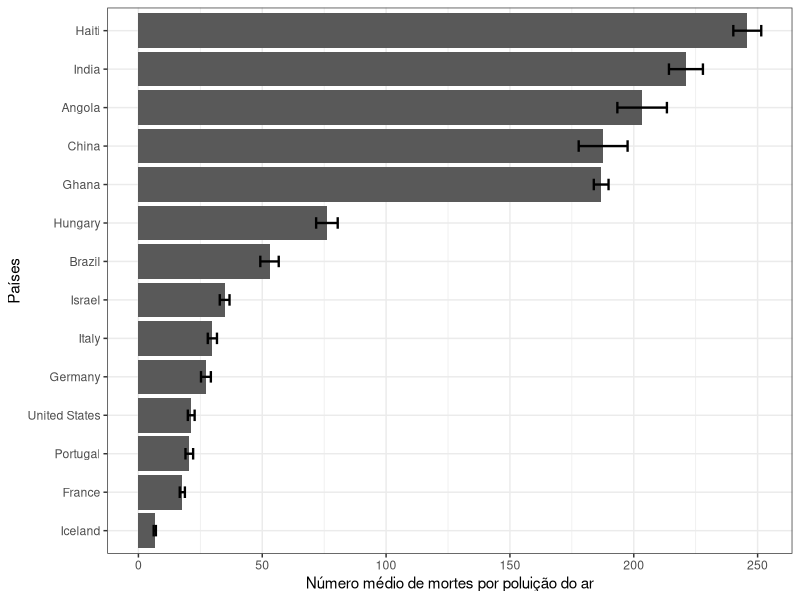

Write the R code that produced this figure.

# Poluição do ar no mundo ------------------------------------------------------------------------------------------------------------------
# Autora do script: Jeanne Franco ----------------------------------------------------------------------------------------------------------
# Data: 21/08/22 ---------------------------------------------------------------------------------------------------------------------------
# Referência: https://ourworldindata.org/quality-of-education ------------------------------------------------------------------------------

# Sobre os dados ---------------------------------------------------------------------------------------------------------------------------

### Poluição do ar é uma questão ambiental e de saúde pública em 
### todo o mundo, mas com diferentes graus de severidade.

### Os dados apresentam medidas do número de mortes a cada 100 mil
### pessoas em uma determinada região.

### O fardo da poluição do ar tende a ser maior em torno de países
### de renda média e baixa por duas razões: devido à dependência
### de combustíveis sólidos para preparar alimentos e devido à
### industrialização dos países que saem da renda baixa.

# Pacotes necessários para as análises -----------------------------------------------------------------------------------------------------

library(tidyverse)

# Carregar dados ---------------------------------------------------------------------------------------------------------------------------

pol <- read.csv("death-rates-total-air-pollution.csv")
view(pol)
names(pol)

# Manipulação de dados ---------------------------------------------------------------------------------------------------------------------

pol1 <- pol %>%
  select(-Code) %>%
  rename(mortes = Deaths...Cause..All.causes...Risk..Air.pollution...Sex..Both...Age..Age.standardized..Rate.)
view(pol1)

pol2 <- pol1 %>%
  filter(Entity %in% c("Angola", "Brazil", "China", "Russsia",
                       "United States", "France", "Germany",
                       "Ghana", "India", "Haiti", "Hungary", 
                       "Iceland", "Israel", "Portugal", "Italy")) %>%
  group_by(Entity) %>%
  summarise(media = mean(mortes), sd = sd(mortes),
            n = n(), se = sd/sqrt(n))
view(pol2)

# Gráficos ---------------------------------------------------------------------------------------------------------------------------------

ggplot(pol2, aes(x = fct_reorder(Entity, media), y = media)) +
  geom_col() +
  geom_errorbar(aes(x = Entity, y = media, 
                    ymin = media - se, ymax =  media + se),
                size = 0.8, width = 0.3) +
  coord_flip() +
  labs(x = "Países", y = "Número médio de mortes por poluição do ar") +
  theme_bw()
